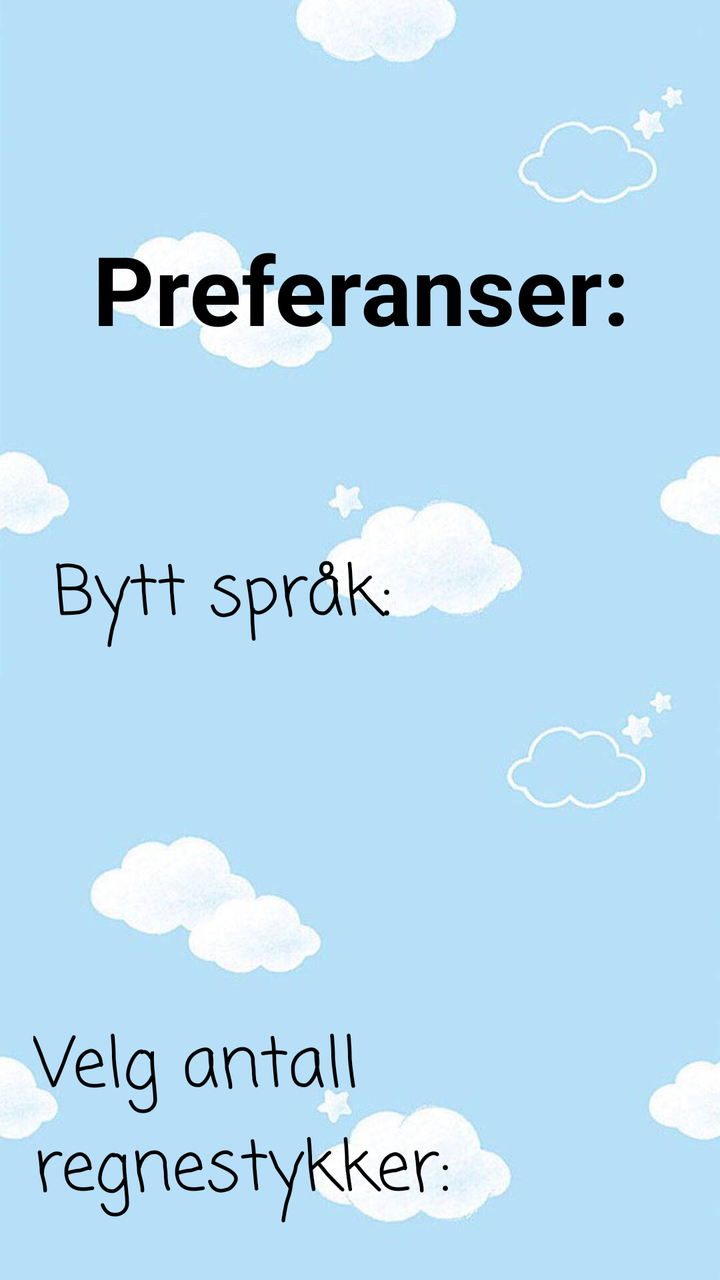
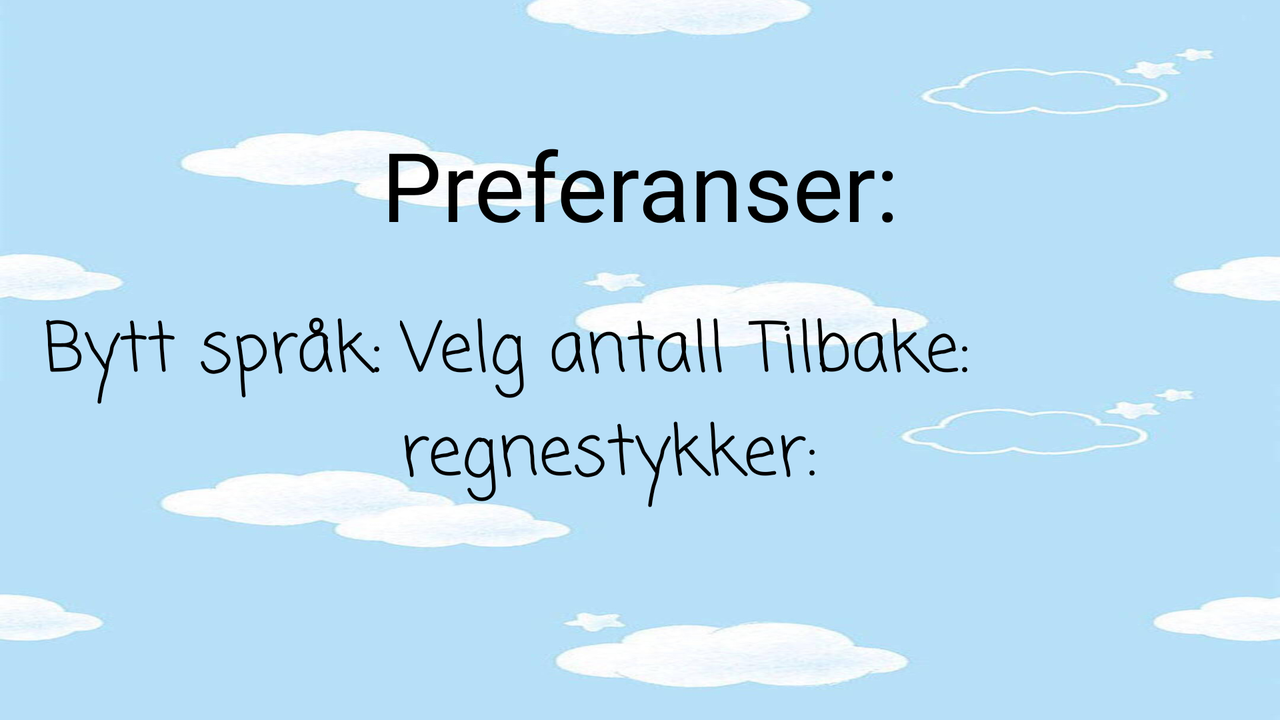

First picture: res/layout/ on a phone held upright. Second picture: the repository's own variant of that layout, on a device whose configuration matches the variant's folder. Source for both follows.
<!-- AndroidManifest.xml: application theme Theme.Mappe1 -->
<!-- res/layout/activity_preferanser.xml -->
<?xml version="1.0" encoding="utf-8"?>
<androidx.constraintlayout.widget.ConstraintLayout xmlns:android="http://schemas.android.com/apk/res/android"
    xmlns:app="http://schemas.android.com/apk/res-auto"
    xmlns:tools="http://schemas.android.com/tools"
    android:layout_width="match_parent"
    android:layout_height="match_parent"
    android:background="@drawable/bakgrunn"
    tools:context=".Preferanser">

    <TextView
        android:id="@+id/textView3"
        android:layout_width="414dp"
        android:layout_height="117dp"
        android:layout_marginTop="112dp"
        android:text="@string/pref"
        android:textAlignment="center"
        android:textSize="48sp"
        android:textStyle="bold"
        app:layout_constraintEnd_toEndOf="parent"
        app:layout_constraintStart_toStartOf="parent"
        app:layout_constraintTop_toTopOf="parent" />

    <Button
        android:id="@+id/byttSprokButton"
        android:layout_width="303dp"
        android:layout_height="214dp"
        android:layout_marginTop="272dp"
        android:fontFamily="casual"
        android:text="@string/bytt"
        android:textSize="34sp"
        app:layout_constraintEnd_toEndOf="parent"
        app:layout_constraintHorizontal_bias="0.465"
        app:layout_constraintStart_toStartOf="parent"
        app:layout_constraintTop_toTopOf="parent" />

    <Button
        android:id="@+id/antallButton"
        android:layout_width="324dp"
        android:layout_height="222dp"
        android:layout_marginTop="508dp"
        android:fontFamily="casual"
        android:text="@string/velg_antall"
        android:textSize="34sp"
        app:layout_constraintEnd_toEndOf="parent"
        app:layout_constraintHorizontal_bias="0.465"
        app:layout_constraintStart_toStartOf="parent"
        app:layout_constraintTop_toTopOf="parent" />


</androidx.constraintlayout.widget.ConstraintLayout>
<!-- resources referenced by this layout -->
<resources>
  <!-- drawable bakgrunn: jpg bitmap (drawable, 54709 bytes) -->
  <string name="bytt">Bytt språk:</string>
  <string name="pref">Preferanser:</string>
  <string name="velg_antall">Velg antall regnestykker:</string>
  <style name="Theme.Mappe1" parent="Base.Theme.Mappe1" />
  <style name="Base.Theme.Mappe1" parent="Theme.Material3.DayNight.NoActionBar">
          
          
      </style>
</resources>
<!-- res/layout-land/activity_preferanser.xml (the repository's variant of the layout above) -->
<!-- drawn on the phone turned sideways -->
<?xml version="1.0" encoding="utf-8"?>
<androidx.constraintlayout.widget.ConstraintLayout xmlns:android="http://schemas.android.com/apk/res/android"
    xmlns:app="http://schemas.android.com/apk/res-auto"
    xmlns:tools="http://schemas.android.com/tools"
    android:layout_width="match_parent"
    android:layout_height="match_parent"
    android:background="@drawable/bakgrunn"
    tools:context=".Preferanser">

    <TextView
        android:id="@+id/textView3"
        android:layout_width="424dp"
        android:layout_height="73dp"
        android:layout_marginTop="60dp"
        android:text="@string/pref"
        android:textAlignment="center"
        android:textSize="48sp"
        app:layout_constraintEnd_toEndOf="parent"
        app:layout_constraintStart_toStartOf="parent"
        app:layout_constraintTop_toTopOf="parent" />

    <Button
        android:id="@+id/byttSprokButton"
        android:layout_width="240dp"
        android:layout_height="170dp"
        android:fontFamily="casual"
        android:text="@string/bytt"
        android:textSize="34sp"
        app:layout_constraintBottom_toBottomOf="parent"
        app:layout_constraintEnd_toEndOf="parent"
        app:layout_constraintHorizontal_bias="0.054"
        app:layout_constraintStart_toStartOf="parent"
        app:layout_constraintTop_toTopOf="parent"
        app:layout_constraintVertical_bias="0.792" />

    <Button
        android:id="@+id/antallButton"
        android:layout_width="240dp"
        android:layout_height="170dp"
        android:fontFamily="casual"
        android:text="@string/velg_antall"
        android:textSize="34sp"
        app:layout_constraintBottom_toBottomOf="parent"
        app:layout_constraintEnd_toEndOf="parent"
        app:layout_constraintStart_toStartOf="parent"
        app:layout_constraintTop_toTopOf="parent"
        app:layout_constraintVertical_bias="0.792" />

    <Button
        android:id="@+id/tilbake"
        android:layout_width="240dp"
        android:layout_height="170dp"
        android:fontFamily="casual"
        android:text="@string/tilbake"
        android:textSize="34sp"
        app:layout_constraintBottom_toBottomOf="parent"
        app:layout_constraintEnd_toEndOf="parent"
        app:layout_constraintHorizontal_bias="0.936"
        app:layout_constraintStart_toStartOf="parent"
        app:layout_constraintTop_toTopOf="parent"
        app:layout_constraintVertical_bias="0.792" />


</androidx.constraintlayout.widget.ConstraintLayout>
<!-- resources referenced by the variant -->
<!-- as the phone turned sideways resolves them -->
<resources>
  <!-- drawable bakgrunn: jpg bitmap (drawable, 54709 bytes) -->
  <string name="bytt">Bytt språk:</string>
  <string name="pref">Preferanser:</string>
  <string name="tilbake">Tilbake:</string>
  <string name="velg_antall">Velg antall regnestykker:</string>
  <style name="Theme.Mappe1" parent="Base.Theme.Mappe1" />
  <style name="Base.Theme.Mappe1" parent="Theme.Material3.DayNight.NoActionBar">
          
          
      </style>
</resources>
